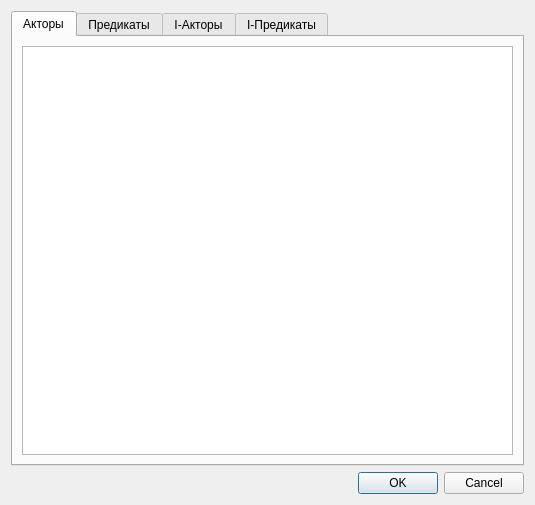
<?xml version="1.0" encoding="UTF-8"?>
<ui version="4.0">
 <class>QObjectEditor</class>
 <widget class="QDialog" name="QObjectEditor">
  <property name="geometry">
   <rect>
    <x>0</x>
    <y>0</y>
    <width>535</width>
    <height>505</height>
   </rect>
  </property>
  <property name="minimumSize">
   <size>
    <width>400</width>
    <height>300</height>
   </size>
  </property>
  <property name="maximumSize">
   <size>
    <width>800</width>
    <height>600</height>
   </size>
  </property>
  <property name="windowTitle">
   <string>Редактор объектов</string>
  </property>
  <property name="windowIcon">
   <iconset resource="resources.qrc">
    <normaloff>:/images/G.png</normaloff>:/images/G.png</iconset>
  </property>
  <layout class="QVBoxLayout" name="verticalLayout">
   <item>
    <widget class="QTabWidget" name="tab">
     <property name="styleSheet">
      <string notr="true"/>
     </property>
     <property name="tabPosition">
      <enum>QTabWidget::North</enum>
     </property>
     <property name="tabShape">
      <enum>QTabWidget::Rounded</enum>
     </property>
     <property name="currentIndex">
      <number>0</number>
     </property>
     <property name="elideMode">
      <enum>Qt::ElideNone</enum>
     </property>
     <property name="documentMode">
      <bool>false</bool>
     </property>
     <property name="tabsClosable">
      <bool>false</bool>
     </property>
     <widget class="QWidget" name="actorsTab">
      <attribute name="title">
       <string>Акторы</string>
      </attribute>
      <layout class="QHBoxLayout" name="horizontalLayout">
       <item>
        <widget class="QListWidget" name="actorList">
         <property name="enabled">
          <bool>true</bool>
         </property>
         <property name="editTriggers">
          <set>QAbstractItemView::NoEditTriggers</set>
         </property>
         <property name="tabKeyNavigation">
          <bool>true</bool>
         </property>
         <property name="showDropIndicator" stdset="0">
          <bool>false</bool>
         </property>
         <property name="selectionBehavior">
          <enum>QAbstractItemView::SelectItems</enum>
         </property>
        </widget>
       </item>
      </layout>
     </widget>
     <widget class="QWidget" name="predicatesTab">
      <attribute name="title">
       <string>Предикаты</string>
      </attribute>
      <layout class="QHBoxLayout" name="horizontalLayout_2">
       <item>
        <widget class="QListWidget" name="predicateList"/>
       </item>
      </layout>
     </widget>
     <widget class="QWidget" name="iactorsTab">
      <attribute name="title">
       <string>I-Акторы</string>
      </attribute>
      <layout class="QHBoxLayout" name="horizontalLayout_3">
       <item>
        <widget class="QListWidget" name="inlineActorList">
         <property name="editTriggers">
          <set>QAbstractItemView::NoEditTriggers</set>
         </property>
         <property name="tabKeyNavigation">
          <bool>true</bool>
         </property>
         <property name="showDropIndicator" stdset="0">
          <bool>false</bool>
         </property>
        </widget>
       </item>
      </layout>
     </widget>
     <widget class="QWidget" name="ipredicatesTab">
      <attribute name="title">
       <string>I-Предикаты</string>
      </attribute>
      <layout class="QHBoxLayout" name="horizontalLayout_4">
       <item>
        <widget class="QListWidget" name="inlinePredicateList"/>
       </item>
      </layout>
     </widget>
    </widget>
   </item>
   <item>
    <widget class="QDialogButtonBox" name="buttonBox">
     <property name="orientation">
      <enum>Qt::Horizontal</enum>
     </property>
     <property name="standardButtons">
      <set>QDialogButtonBox::Cancel|QDialogButtonBox::Ok</set>
     </property>
     <property name="centerButtons">
      <bool>false</bool>
     </property>
    </widget>
   </item>
  </layout>
 </widget>
 <tabstops>
  <tabstop>tab</tabstop>
  <tabstop>actorList</tabstop>
  <tabstop>buttonBox</tabstop>
  <tabstop>predicateList</tabstop>
  <tabstop>inlineActorList</tabstop>
  <tabstop>inlinePredicateList</tabstop>
 </tabstops>
 <resources>
  <include location="resources.qrc"/>
 </resources>
 <connections>
  <connection>
   <sender>buttonBox</sender>
   <signal>rejected()</signal>
   <receiver>QObjectEditor</receiver>
   <slot>reject()</slot>
   <hints>
    <hint type="sourcelabel">
     <x>316</x>
     <y>260</y>
    </hint>
    <hint type="destinationlabel">
     <x>286</x>
     <y>274</y>
    </hint>
   </hints>
  </connection>
 </connections>
 <designerdata>
  <property name="gridDeltaX">
   <number>10</number>
  </property>
  <property name="gridDeltaY">
   <number>10</number>
  </property>
  <property name="gridSnapX">
   <bool>true</bool>
  </property>
  <property name="gridSnapY">
   <bool>true</bool>
  </property>
  <property name="gridVisible">
   <bool>true</bool>
  </property>
 </designerdata>
</ui>
